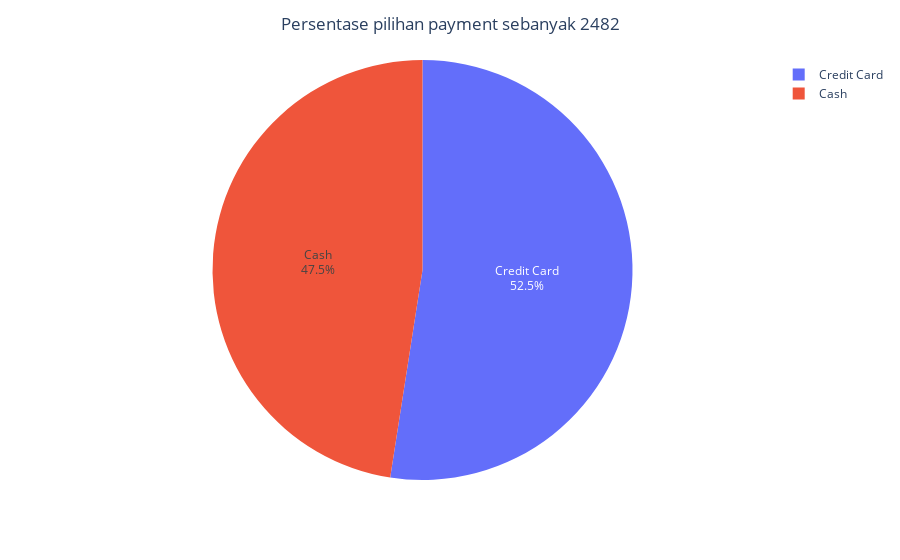

Notebook cell for this chart:
### Markdown cell above
Dengan adanya 2 tipe transaksi kita dapat mengetahui berapa jumlah transaksi dengan cash dan juga credit card didapat:<br>
Credit Card : 1302<br>
Cash    : 1180

### Code cell
fig = px.pie(payment, values='Jumlah', names='Metode')
fig.update_layout(title_text=f'Persentase pilihan payment sebanyak {total}',
                  title_x=0.5)
fig.update_traces(textposition='inside', textinfo='percent+label')
fig.show()

### Figure 1 — Plotly figure (JSON) as saved in the notebook; plotly's stock layout.template omitted (floating-point values rounded to 4 significant figures)
{"data": [{"domain": {"x": [0, 1], "y": [0, 1]}, "hovertemplate": "Metode=%{label}<br>Jumlah=%{value}<extra></extra>", "labels": ["Credit Card", "Cash"], "legendgroup": "", "name": "", "showlegend": true, "textinfo": "percent+label", "textposition": "inside", "type": "pie", "values": [1302, 1180]}], "layout": {"legend": {"tracegroupgap": 0}, "margin": {"t": 60}, "title": {"text": "Persentase pilihan payment sebanyak 2482", "x": 0.5}}}
